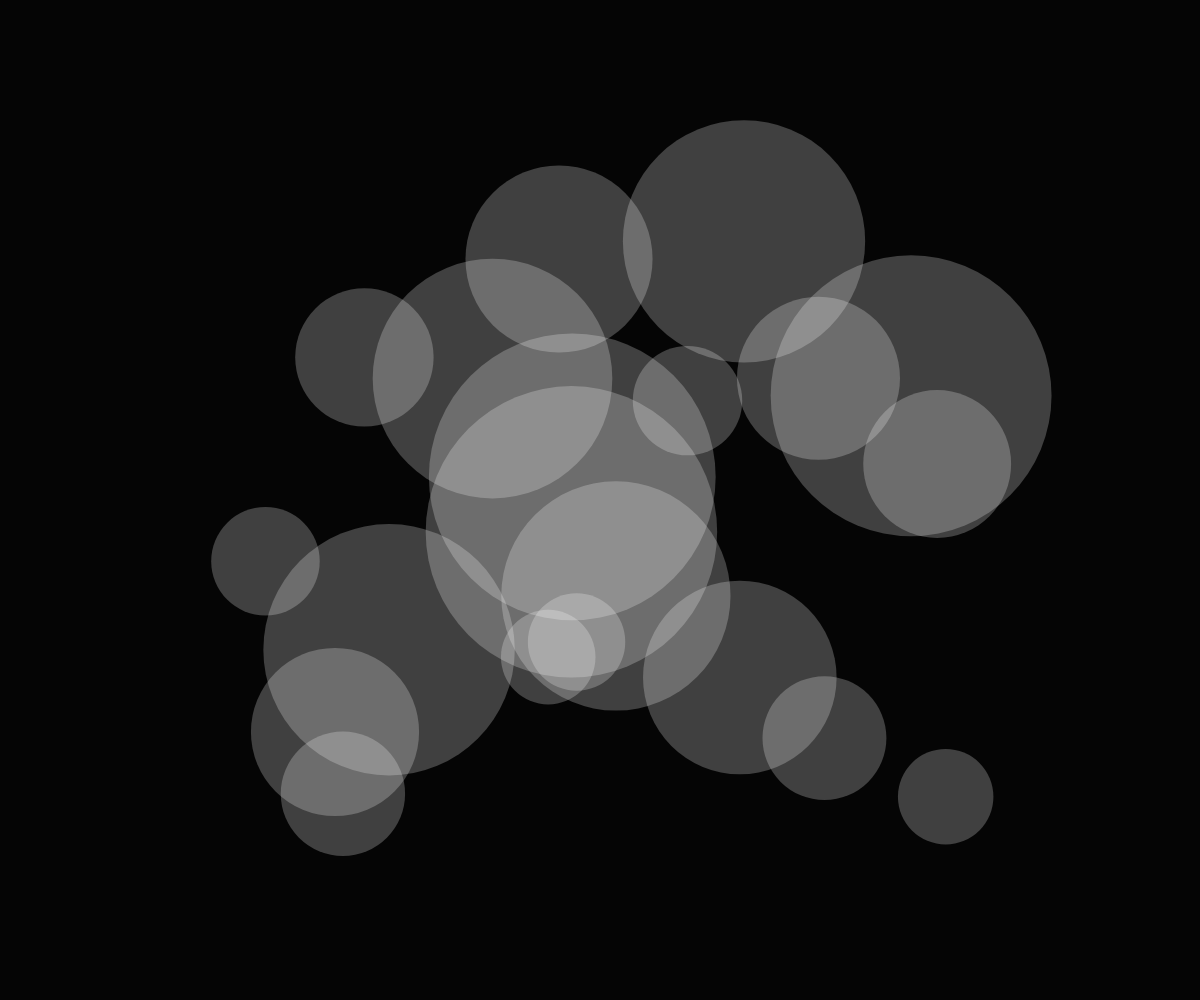
Frame 1 (no input)
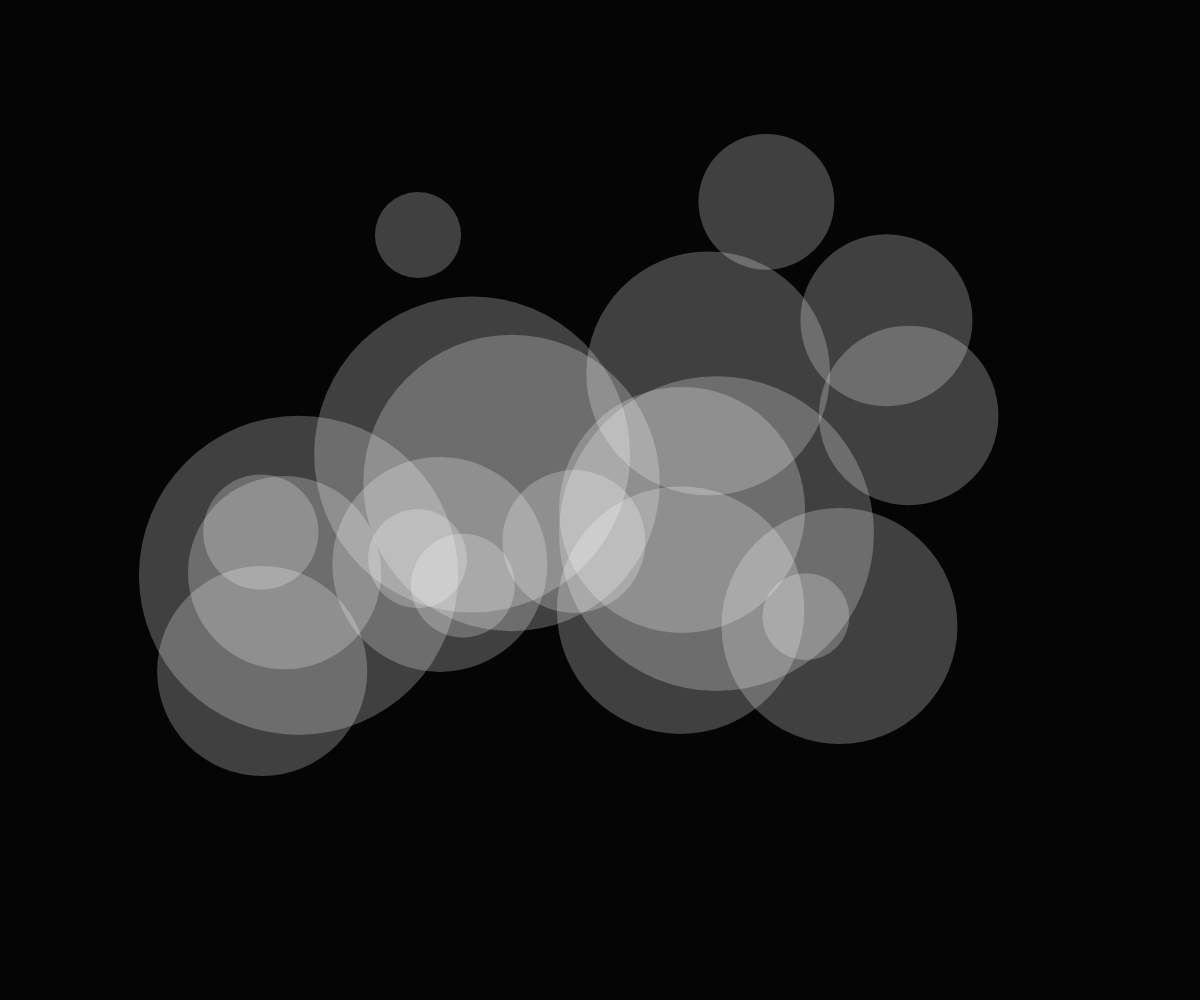
Frame 2 (the mouse pressed at the canvas centre, redrawn once)

The p5.js sketch that drew these frames (run headless with seeded random() and noise() and a simulated clock; the mouse was pressed at the canvas centre and the sketch redrawn once):

// p5.js sketch
// ── sketch.js
function setup() {
  createCanvas(windowWidth, windowHeight);
  noLoop();
}

function draw() {
  background('#050505');
  noStroke();
  for (let i = 0; i < 20; i++) {
    const size = random(80, 320);
    const x = random(width * 0.2, width * 0.8);
    const y = random(height * 0.2, height * 0.8);
    fill(255, 255, 255, 60);
    circle(x, y, size);
  }
}

function windowResized() {
  resizeCanvas(windowWidth, windowHeight);
  redraw();
}
